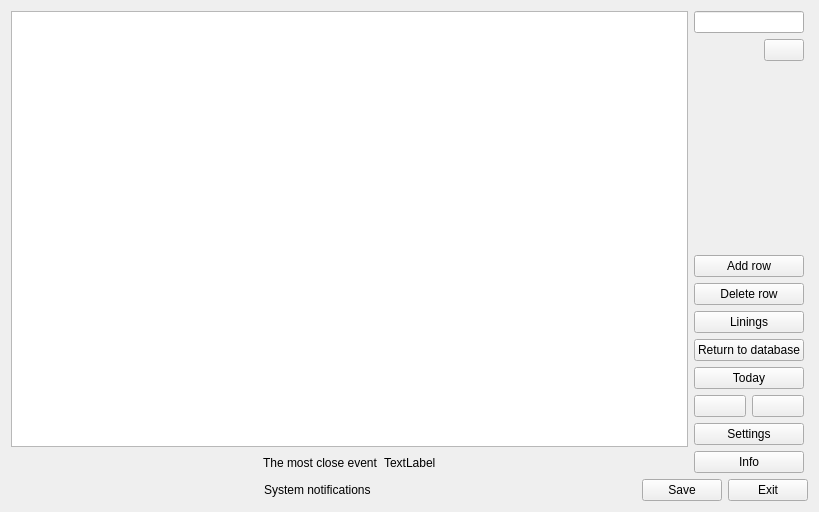
<?xml version="1.0" encoding="UTF-8"?>
<ui version="4.0">
 <class>Diary</class>
 <widget class="QWidget" name="Diary">
  <property name="geometry">
   <rect>
    <x>0</x>
    <y>0</y>
    <width>819</width>
    <height>512</height>
   </rect>
  </property>
  <property name="windowTitle">
   <string>Diary</string>
  </property>
  <layout class="QVBoxLayout" name="verticalLayout_2">
   <item>
    <widget class="QFrame" name="frame_2">
     <property name="frameShape">
      <enum>QFrame::NoFrame</enum>
     </property>
     <property name="frameShadow">
      <enum>QFrame::Raised</enum>
     </property>
     <layout class="QGridLayout" name="gridLayout">
      <property name="leftMargin">
       <number>0</number>
      </property>
      <property name="topMargin">
       <number>0</number>
      </property>
      <property name="rightMargin">
       <number>0</number>
      </property>
      <property name="bottomMargin">
       <number>0</number>
      </property>
      <item row="1" column="1" rowspan="2">
       <widget class="QFrame" name="frame_3">
        <property name="frameShape">
         <enum>QFrame::NoFrame</enum>
        </property>
        <property name="frameShadow">
         <enum>QFrame::Sunken</enum>
        </property>
        <property name="lineWidth">
         <number>0</number>
        </property>
        <property name="midLineWidth">
         <number>0</number>
        </property>
        <layout class="QVBoxLayout" name="verticalLayout">
         <property name="leftMargin">
          <number>0</number>
         </property>
         <property name="topMargin">
          <number>0</number>
         </property>
         <property name="rightMargin">
          <number>4</number>
         </property>
         <property name="bottomMargin">
          <number>0</number>
         </property>
         <item>
          <widget class="QFrame" name="frame_4">
           <property name="frameShape">
            <enum>QFrame::NoFrame</enum>
           </property>
           <property name="frameShadow">
            <enum>QFrame::Raised</enum>
           </property>
           <layout class="QVBoxLayout" name="verticalLayout_3">
            <property name="leftMargin">
             <number>0</number>
            </property>
            <property name="topMargin">
             <number>0</number>
            </property>
            <property name="rightMargin">
             <number>0</number>
            </property>
            <property name="bottomMargin">
             <number>0</number>
            </property>
            <item>
             <widget class="QLineEdit" name="search_line">
              <property name="sizePolicy">
               <sizepolicy hsizetype="Minimum" vsizetype="Fixed">
                <horstretch>0</horstretch>
                <verstretch>0</verstretch>
               </sizepolicy>
              </property>
             </widget>
            </item>
            <item alignment="Qt::AlignRight">
             <widget class="QPushButton" name="find_button">
              <property name="toolTip">
               <string>&lt;html&gt;&lt;head/&gt;&lt;body&gt;&lt;p&gt;Znależć&lt;/p&gt;&lt;/body&gt;&lt;/html&gt;</string>
              </property>
              <property name="text">
               <string/>
              </property>
              <property name="icon">
               <iconset resource="resourse.qrc">
                <normaloff>:/images/Start-Menu-Search-icon.png</normaloff>:/images/Start-Menu-Search-icon.png</iconset>
              </property>
             </widget>
            </item>
           </layout>
          </widget>
         </item>
         <item>
          <spacer name="verticalSpacer">
           <property name="orientation">
            <enum>Qt::Vertical</enum>
           </property>
           <property name="sizeHint" stdset="0">
            <size>
             <width>20</width>
             <height>40</height>
            </size>
           </property>
          </spacer>
         </item>
         <item>
          <widget class="QPushButton" name="AddRowButton">
           <property name="text">
            <string>Add row</string>
           </property>
          </widget>
         </item>
         <item>
          <widget class="QPushButton" name="DelRowButton">
           <property name="text">
            <string>Delete row</string>
           </property>
          </widget>
         </item>
         <item>
          <widget class="QFrame" name="frame_5">
           <property name="frameShape">
            <enum>QFrame::NoFrame</enum>
           </property>
           <property name="frameShadow">
            <enum>QFrame::Raised</enum>
           </property>
           <layout class="QGridLayout" name="gridLayout_2">
            <property name="leftMargin">
             <number>0</number>
            </property>
            <property name="topMargin">
             <number>0</number>
            </property>
            <property name="rightMargin">
             <number>0</number>
            </property>
            <property name="bottomMargin">
             <number>0</number>
            </property>
            <item row="4" column="1">
             <widget class="QPushButton" name="last_day_button">
              <property name="toolTip">
               <string>&lt;html&gt;&lt;head/&gt;&lt;body&gt;&lt;p&gt;Past day&lt;/p&gt;&lt;/body&gt;&lt;/html&gt;</string>
              </property>
              <property name="whatsThis">
               <string>&lt;html&gt;&lt;head/&gt;&lt;body&gt;&lt;p&gt;&lt;br/&gt;&lt;/p&gt;&lt;/body&gt;&lt;/html&gt;</string>
              </property>
              <property name="text">
               <string/>
              </property>
              <property name="icon">
               <iconset resource="resourse.qrc">
                <normaloff>:/images/pitr_green_arrows_set_4.png</normaloff>:/images/pitr_green_arrows_set_4.png</iconset>
              </property>
             </widget>
            </item>
            <item row="2" column="1" colspan="2">
             <widget class="QPushButton" name="return_button">
              <property name="toolTip">
               <string>&lt;html&gt;&lt;head/&gt;&lt;body&gt;&lt;p&gt;Turn off finding mode of database and go to edit mode&lt;/p&gt;&lt;/body&gt;&lt;/html&gt;</string>
              </property>
              <property name="text">
               <string>Return to database</string>
              </property>
             </widget>
            </item>
            <item row="4" column="2">
             <widget class="QPushButton" name="next_day_button">
              <property name="toolTip">
               <string>&lt;html&gt;&lt;head/&gt;&lt;body&gt;&lt;p&gt;Next day&lt;/p&gt;&lt;/body&gt;&lt;/html&gt;</string>
              </property>
              <property name="text">
               <string/>
              </property>
              <property name="icon">
               <iconset resource="resourse.qrc">
                <normaloff>:/images/strelka4.png</normaloff>:/images/strelka4.png</iconset>
              </property>
             </widget>
            </item>
            <item row="0" column="1" colspan="2">
             <widget class="QPushButton" name="nakladki_button">
              <property name="toolTip">
               <string>&lt;html&gt;&lt;head/&gt;&lt;body&gt;&lt;p&gt;Show list of linings&lt;/p&gt;&lt;/body&gt;&lt;/html&gt;</string>
              </property>
              <property name="text">
               <string>Linings</string>
              </property>
             </widget>
            </item>
            <item row="3" column="1" colspan="2">
             <widget class="QPushButton" name="today_button">
              <property name="toolTip">
               <string>&lt;html&gt;&lt;head/&gt;&lt;body&gt;&lt;p&gt;Show today events&lt;/p&gt;&lt;/body&gt;&lt;/html&gt;</string>
              </property>
              <property name="text">
               <string>Today</string>
              </property>
             </widget>
            </item>
           </layout>
          </widget>
         </item>
         <item>
          <widget class="QPushButton" name="Settings_button">
           <property name="text">
            <string>Settings</string>
           </property>
          </widget>
         </item>
         <item>
          <widget class="QPushButton" name="Info_Button">
           <property name="text">
            <string>Info</string>
           </property>
           <property name="icon">
            <iconset resource="resourse.qrc">
             <normaloff>:/images/info.png</normaloff>:/images/info.png</iconset>
           </property>
          </widget>
         </item>
        </layout>
       </widget>
      </item>
      <item row="1" column="0">
       <widget class="QTableView" name="tableView">
        <property name="maximumSize">
         <size>
          <width>16777215</width>
          <height>16777215</height>
         </size>
        </property>
        <property name="sortingEnabled">
         <bool>true</bool>
        </property>
        <property name="cornerButtonEnabled">
         <bool>true</bool>
        </property>
        <attribute name="horizontalHeaderShowSortIndicator" stdset="0">
         <bool>true</bool>
        </attribute>
        <attribute name="verticalHeaderVisible">
         <bool>false</bool>
        </attribute>
       </widget>
      </item>
      <item row="2" column="0">
       <widget class="QFrame" name="frame_6">
        <property name="frameShape">
         <enum>QFrame::NoFrame</enum>
        </property>
        <property name="frameShadow">
         <enum>QFrame::Raised</enum>
        </property>
        <layout class="QHBoxLayout" name="horizontalLayout_2">
         <property name="leftMargin">
          <number>0</number>
         </property>
         <property name="topMargin">
          <number>0</number>
         </property>
         <property name="rightMargin">
          <number>0</number>
         </property>
         <property name="bottomMargin">
          <number>0</number>
         </property>
         <item>
          <spacer name="horizontalSpacer_4">
           <property name="orientation">
            <enum>Qt::Horizontal</enum>
           </property>
           <property name="sizeHint" stdset="0">
            <size>
             <width>40</width>
             <height>20</height>
            </size>
           </property>
          </spacer>
         </item>
         <item>
          <widget class="QLabel" name="label">
           <property name="text">
            <string>The most close event</string>
           </property>
          </widget>
         </item>
         <item>
          <widget class="QLabel" name="Label_name">
           <property name="text">
            <string>TextLabel</string>
           </property>
          </widget>
         </item>
         <item>
          <spacer name="horizontalSpacer_3">
           <property name="orientation">
            <enum>Qt::Horizontal</enum>
           </property>
           <property name="sizeHint" stdset="0">
            <size>
             <width>40</width>
             <height>20</height>
            </size>
           </property>
          </spacer>
         </item>
        </layout>
       </widget>
      </item>
     </layout>
    </widget>
   </item>
   <item>
    <widget class="QFrame" name="frame">
     <property name="frameShape">
      <enum>QFrame::NoFrame</enum>
     </property>
     <property name="frameShadow">
      <enum>QFrame::Raised</enum>
     </property>
     <layout class="QHBoxLayout" name="horizontalLayout">
      <property name="leftMargin">
       <number>0</number>
      </property>
      <property name="topMargin">
       <number>0</number>
      </property>
      <property name="rightMargin">
       <number>0</number>
      </property>
      <property name="bottomMargin">
       <number>0</number>
      </property>
      <item>
       <spacer name="horizontalSpacer">
        <property name="orientation">
         <enum>Qt::Horizontal</enum>
        </property>
        <property name="sizeHint" stdset="0">
         <size>
          <width>40</width>
          <height>20</height>
         </size>
        </property>
       </spacer>
      </item>
      <item>
       <widget class="QLabel" name="label_2">
        <property name="text">
         <string>System notifications</string>
        </property>
       </widget>
      </item>
      <item>
       <widget class="QLabel" name="system_line">
        <property name="text">
         <string/>
        </property>
       </widget>
      </item>
      <item>
       <spacer name="horizontalSpacer_2">
        <property name="orientation">
         <enum>Qt::Horizontal</enum>
        </property>
        <property name="sizeHint" stdset="0">
         <size>
          <width>40</width>
          <height>20</height>
         </size>
        </property>
       </spacer>
      </item>
      <item>
       <widget class="QPushButton" name="SaveButton">
        <property name="text">
         <string>Save</string>
        </property>
       </widget>
      </item>
      <item>
       <widget class="QPushButton" name="ExitButton">
        <property name="text">
         <string>Exit</string>
        </property>
       </widget>
      </item>
     </layout>
    </widget>
   </item>
  </layout>
 </widget>
 <layoutdefault spacing="6" margin="11"/>
 <resources>
  <include location="resourse.qrc"/>
 </resources>
 <connections/>
</ui>
